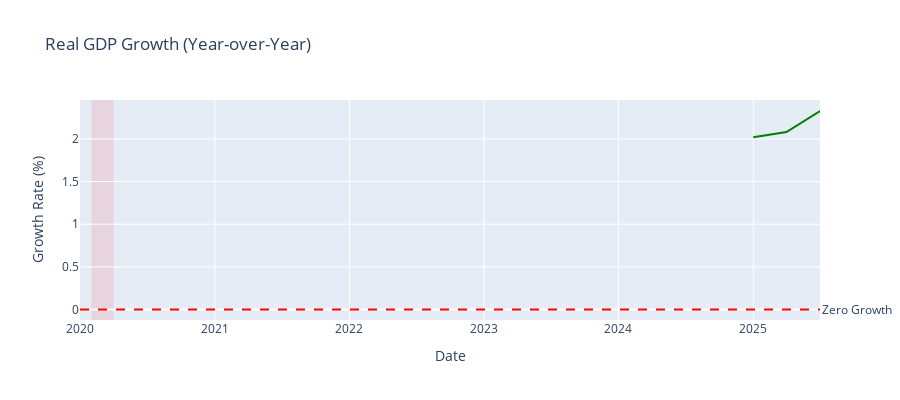

Notebook code cell kept with this figure:
### Markdown cell above
## 📊 Secondary Indicators Overview

### Code cell
# GDP Growth
gdp = data['gdp']

fig = go.Figure()

fig.add_trace(go.Scatter(x=gdp.index, y=gdp['GDP_YoY_Growth'], mode='lines',
                         name='GDP YoY Growth', line=dict(color='green', width=2)))

fig.add_hline(y=0, line_dash="dash", line_color="red",
              annotation_text="Zero Growth", annotation_position="right")

# Add recession shading
for _, rec in recessions.iterrows():
    fig.add_vrect(x0=rec['start'], x1=rec['end'], fillcolor="red", opacity=0.1,
                  layer="below", line_width=0)

fig.update_layout(
    title='Real GDP Growth (Year-over-Year)',
    xaxis_title='Date',
    yaxis_title='Growth Rate (%)',
    height=400,
    hovermode='x unified'
)

fig.show()

current_gdp = gdp['GDP_YoY_Growth'].dropna().iloc[-1]
gdp_date = gdp['GDP_YoY_Growth'].dropna().index[-1]
print(f"\n📊 Current GDP Growth: {current_gdp:+.2f}% YoY (as of {gdp_date.strftime('%Y-%m-%d')})")

### Figure 1 — Plotly figure (JSON) as saved in the notebook; plotly's stock layout.template omitted (floating-point values rounded to 4 significant figures)
{"data": [{"line": {"color": "green", "width": 2}, "mode": "lines", "name": "GDP YoY Growth", "type": "scatter", "x": ["2020-01-01T00:00:00.000000000", "2020-04-01T00:00:00.000000000", "2020-07-01T00:00:00.000000000", "2020-10-01T00:00:00.000000000", "2021-01-01T00:00:00.000000000", "2021-04-01T00:00:00.000000000", "2021-07-01T00:00:00.000000000", "2021-10-01T00:00:00.000000000", "2022-01-01T00:00:00.000000000", "2022-04-01T00:00:00.000000000", "2022-07-01T00:00:00.000000000", "2022-10-01T00:00:00.000000000", "2023-01-01T00:00:00.000000000", "2023-04-01T00:00:00.000000000", "2023-07-01T00:00:00.000000000", "2023-10-01T00:00:00.000000000", "2024-01-01T00:00:00.000000000", "2024-04-01T00:00:00.000000000", "2024-07-01T00:00:00.000000000", "2024-10-01T00:00:00.000000000", "2025-01-01T00:00:00.000000000", "2025-04-01T00:00:00.000000000", "2025-07-01T00:00:00.000000000"], "y": [NaN, NaN, NaN, NaN, NaN, NaN, NaN, NaN, NaN, NaN, NaN, NaN, NaN, NaN, NaN, NaN, NaN, NaN, NaN, NaN, 2.019, 2.08, 2.327]}], "layout": {"annotations": [{"showarrow": false, "text": "Zero Growth", "x": 1, "xanchor": "left", "xref": "x domain", "y": 0, "yanchor": "middle", "yref": "y"}], "height": 400, "hovermode": "x unified", "shapes": [{"line": {"color": "red", "dash": "dash"}, "type": "line", "x0": 0, "x1": 1, "xref": "x domain", "y0": 0, "y1": 0, "yref": "y"}, {"fillcolor": "red", "layer": "below", "line": {"width": 0}, "opacity": 0.1, "type": "rect", "x0": "2020-02-01T00:00:00", "x1": "2020-04-01T00:00:00", "xref": "x", "y0": 0, "y1": 1, "yref": "y domain"}], "title": {"text": "Real GDP Growth (Year-over-Year)"}, "xaxis": {"title": {"text": "Date"}}, "yaxis": {"title": {"text": "Growth Rate (%)"}}}}
